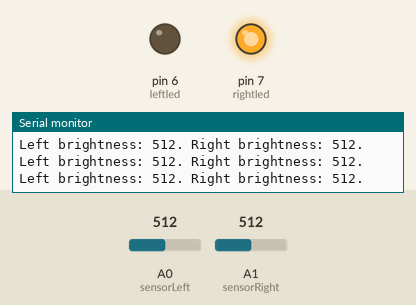
This sketch was run on a simulated Arduino Uno, built with avr-gcc and run on an emulated ATmega328P. On the bench: output pins drawn as LEDs (lit = HIGH), the last lines printed to the serial monitor. The test bench sets the inputs (shaded band); at power-on: A0 (sensorLeft) = 512, A1 (sensorRight) = 512.

Above: at 1.2 s.
1.3 s: A0 (sensorLeft) set to 531
At 2.5 s:
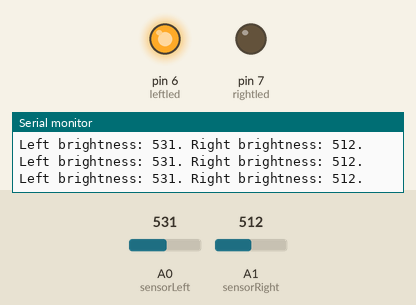
2.8 s: A1 (sensorRight) set to 105
5.8 s: A1 (sensorRight) set to 89
8.8 s: A0 (sensorLeft) set to 987
11.8 s: A0 (sensorLeft) set to 1006
14.8 s: A1 (sensorRight) set to 1023
At 15.6 s:
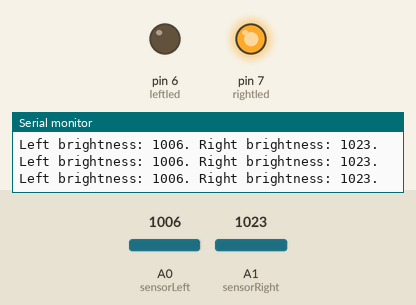
Timing chart, 0 to 17.3 s (numbered marks = the images above; inputs shaded):
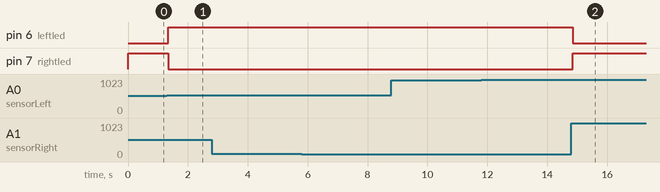

The sketch:

Follow_the_Light.ino
```cpp
//#include <Servo.h>
const int sensorLeft = A0;   //Using with ~10kΩ pulldown
const int sensorRight = A1;  //Using with ~10kΩ pulldown
//const int pwr = 12;
const int leftled = 6;
const int rightled = 7;
//Servo leftServo;
//Servo rightServo;

void setup() {
  Serial.begin(9600);
  //leftServo.attach(9);
  //rightServo.attach(10);
  pinMode(leftled, OUTPUT);
  pinMode(rightled, OUTPUT);
  //pinMode(pwr, INPUT_PULLUP);
  //  while (true) {
  //    if (digitalRead(pwr) == LOW) break;
  //  }
}

void loop() {
  int valueLeft = analogRead(sensorLeft);
  int valueRight = analogRead(sensorRight);

  Serial.print("Left brightness: "); Serial.print(valueLeft); Serial.print(". ");
  Serial.print("Right brightness: "); Serial.print(valueRight); Serial.println(". ");

  if (valueLeft > valueRight) {
    digitalWrite(leftled, HIGH);
    digitalWrite(rightled, LOW);
  }
  else {
    digitalWrite(leftled, LOW);
    digitalWrite(rightled, HIGH);
  }

  delay(25);
}

//// ————————————————————————— Drive
//
//void forward() {
//  leftServo.write(180);
//  rightServo.write(0);
//}
//
//void forwardRight() {
//  leftServo.write(180);
//  rightServo.write(90);
//}
//
//void forwardLeft() {
//  leftServo.write(90);
//  rightServo.write(0);
//}
```

Measured:
- the behaviour switches between 512 and 513 on A0 (sensorLeft) (found by bisection; images 0 and 1)
- after the input at 1.3 s, pin 6 (leftled): LOW → HIGH after 0.05 s; pin 7 (rightled): HIGH → LOW after 0.05 s
- after the input at 14.8 s, pin 6 (leftled): HIGH → LOW after 0.06 s; pin 7 (rightled): LOW → HIGH after 0.06 s
